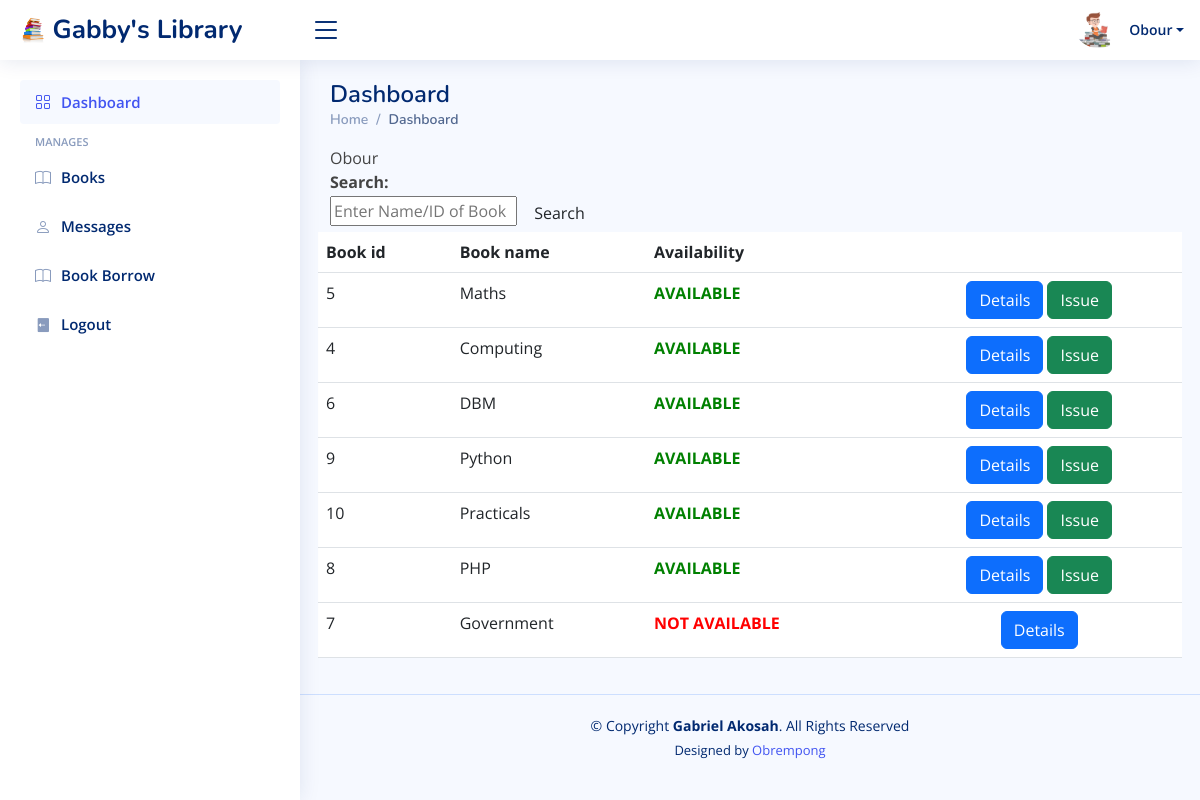
The app's page /student/index.php?page=books (signed in) with its own data.
### tables this page shows
CREATE TABLE `books` (
  `book_id` int(11) NOT NULL,
  `title` varchar(255) NOT NULL,
  `author` varchar(255) NOT NULL,
  `isbn` varchar(20) NOT NULL,
  `year` year(4) NOT NULL,
  `quantity` int(11) DEFAULT 0,
  `available` bigint(250) NOT NULL
);

### student/manage_books.php (the view, shortened to what this page needs)
<?php
if ($_SESSION['username']) {
    ?>
			<form class="form-horizontal row-fluid" action="?page=books" method="post">
				<?php echo $_SESSION["username"]; ?>
                                        <div class="control-group">
                                            <label class="control-label" for="Search"><b>Search:</b></label>
                                            <div class="controls">
                                                <input type="text" id="title" name="title" placeholder="Enter Name/ID of Book" class="span8" required>
                                                <button type="submit" name="submit"class="btn">Search</button>
                                            </div>
                                        </div>
                                    </form>
                                    <br>
                                    <?php
                                    if(isset($_POST['submit']))
                                        {$s=$_POST['title'];
                                            $sql="select * from gabilms.books where book_id='$s' or title like '%$s%'";
                                        }
                                    else
                                        $sql="select * from gabilms.books order by Available DESC";
                                    $result=$conn->query($sql);
                                    $rowcount=mysqli_num_rows($result);
                                    if(!($rowcount))
                                        echo "<br><center><h2><b><i>No Results</i></b></h2></center>";
                                    else
                                    {
                                    ?>
                        <table class="table" id = "tables">
                                  <thead>
                                    <tr>
                                      <th>Book id</th>
                                      <th>Book name</th>
                                      <th>Availability</th>
                                      <th></th>
                                    </tr>
                                  </thead>
                                  <tbody>
                                    <?php
                            while($row=$result->fetch_assoc())
                            {
                                $bookid=$row['book_id'];
                                $name=$row['title'];
                                $avail=$row['available'];
                            ?>
                                    <tr>
                                      <td><?php echo $bookid ?></td>
                                      <td><?php echo $name ?></td>
                                      <td><b><?php
                                           if($avail > 0)
                                              echo "<font color=\"green\">AVAILABLE</font>";
                                            else
                                            	echo "<font color=\"red\">NOT AVAILABLE</font>";
                                                 ?>
                                                 </b></td>
                                      <td><center>
										<form action='?page=bookdetails' method='POST' class='d-inline'>
											  <button type='submit' name='id' value="<?php echo $bookid; ?>" class=' btn btn btn-primary'  data-toggle='tooltip' data-original-title='Delete' onclick='return confirmIssue(" . $row["book_id"] . ")'> Details </button>
											 </form>
                                      	<?php
                                      	if($avail > 0)
                                      		echo "<form action='' method='POST' class='d-inline'>
											  <button type='submit' name='issue' value='".$row["book_id"]."' class=' btn btn btn-success'  data-toggle='tooltip' data-original-title='Delete' onclick='return confirmIssue(" . $row["book_id"] . ")'> Issue </button>
											 </form>";
                                        ?>
                                        </center></td>
                                    </tr>
                               <?php }} ?>
                               </tbody>
                                </table>
                            </div>
<?php }
else {
    echo "<script type='text/javascript'>alert('Access Denied!!!')</script>";
} ?>

### student/assets/css/style.css (style rules this page uses)
:root { scroll-behavior: smooth; }
body { font-family: "Open Sans", sans-serif; background: #f6f9ff; color: #444444; }

### records on screen
books: book_id "5", title "Maths", available "AVAILABLE"
books: book_id "4", title "Computing", available "AVAILABLE"
books: book_id "6", title "DBM", available "AVAILABLE"
books: book_id "9", title "Python", available "AVAILABLE"
books: book_id "10", title "Practicals", available "AVAILABLE"
books: book_id "8", title "PHP", available "AVAILABLE"
books: book_id "7", title "Government", available "NOT AVAILABLE"

### other values on screen
$_SESSION['username'] "Obour"
$_SESSION["username"] "Obour"
